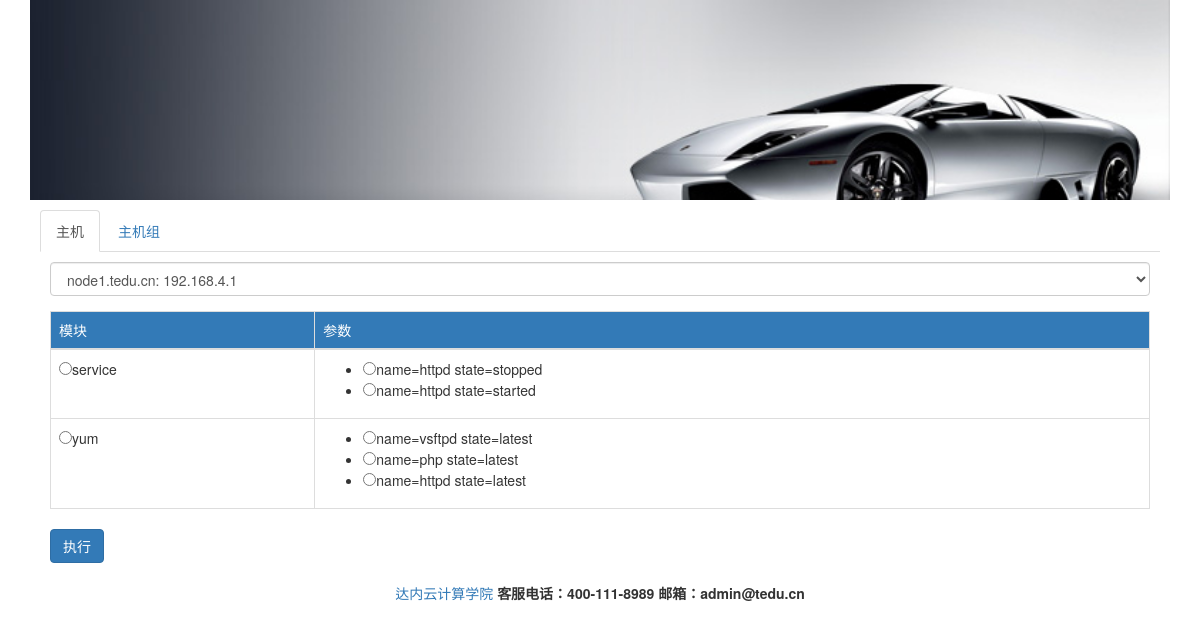
/webansi/tasks/, run on the app's committed database.
### webansi/models.py (models this page shows, shortened)
class Module(models.Model):
    mod_name = models.CharField(max_length=50)
    def __str__(self):
        return self.mod_name

class Args(models.Model):
    mod_args = models.CharField(max_length=100)
    mod = models.ForeignKey(Module, on_delete=models.CASCADE)

### webansi/views.py (the view, shortened to what this page needs)
def tasks(request):
    hosts = list(Host.objects.all())
    groups = list(Group.objects.all())
    mod_info = {}
    mods = Module.objects.all()
    for m in mods:
        argss = []
        for args in m.args_set.all():
            argss.append(args.mod_args)
        mod_info[m] = argss
    result = {'hosts': hosts, 'groups': groups, 'mods': mods, 'args': args, 'mod_info': mod_info}
    return render(request, 'webansi/tasks.html', result)

### webansi/templates/webansi/tasks.html (shortened to what this page needs)
{% extends 'webansi/base.html' %}
{% block content %}
<ul class="nav nav-tabs">
    <li class="active"><a href="#hosts" data-toggle="tab">主机</a></li>
    <li><a href="#group" data-toggle="tab">主机组</a></li>
</ul>
<div class="tab-content" style="padding: 10px;">
    <div class="tab-pane fade in active" id="hosts">
        <form action="" role="form" method="post">
            <div class="form-group">
                <select class="form-control" name="ipaddr">
                    {% for host in hosts %}
                        <option value="{{ host.ipaddr }}">
                            {{ host.hostname }}: {{ host.ipaddr }}
                        </option>
                    {% endfor %}
                </select>
            </div>
            <table class="table table-bordered">
                <thead>
                <tr class="bg-primary">
                    <td>模块</td>
                    <td>参数</td>
                </tr>
                </thead>
                {% for mod, args in mod_info.items %}
                    <tr>
                        <td><input type="radio" name="module" value="{{ mod }}">{{ mod }}</td>
                        <td>
                            <ul>
                                {% for a in args %}
                                    <li><input type="radio" name="args" value="{{ a }}">{{ a }}</li>
                                {% endfor %}
                            </ul>
                        </td>
                    </tr>
                {% endfor %}
            </table>
            <input type="submit" class="btn btn-primary" value="执行">
        </form>
    </div>
</div>
{% endblock %}

### data on the page
Module: mod_name "service"
Args: args "name=httpd state=stopped"
Args: args "name=httpd state=started"
Module: mod_name "yum"
Args: args "name=vsftpd state=latest"
Args: args "name=php state=latest"
Args: args "name=httpd state=latest"

### other printed values
form field ipaddr "node1.tedu.cn: 192.168.4.1"
